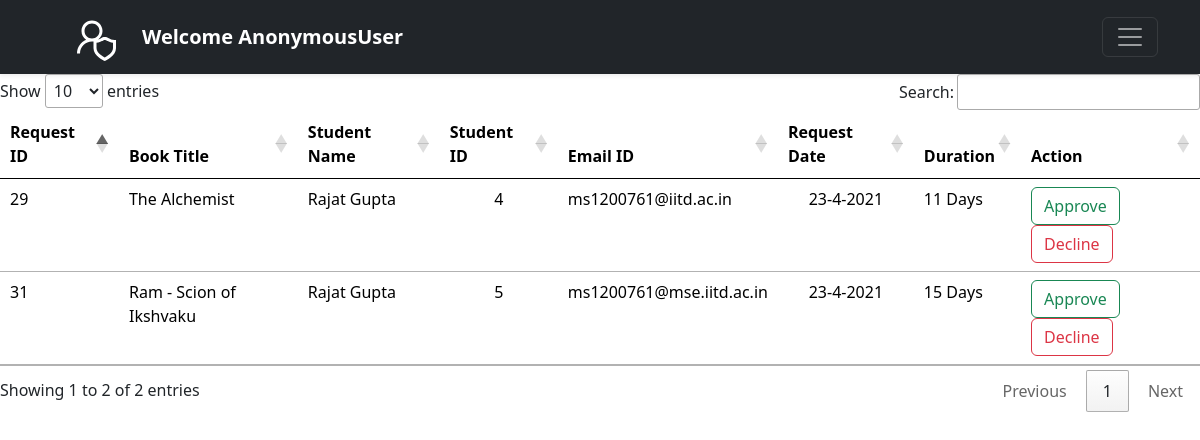
Page /viewrequests/ on the earlier database version.
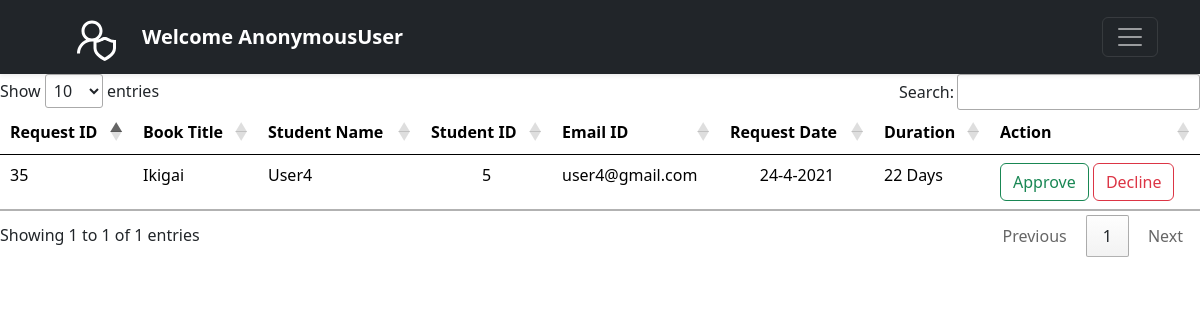
Same page on the later database version.
### librarymanager/models.py (models this page shows)
class IssueRequest(models.Model):
    request_id = models.AutoField(primary_key=True)
    book_name = models.CharField(max_length=50)
    student_name = models.CharField(max_length=50)
    student_id = models.CharField(max_length=50, default="")
    email = models.EmailField(max_length=254)
    duration = models.PositiveIntegerField()
    phone = models.CharField(max_length=12)
    date = models.DateField(auto_now_add=True)
    def __str__(self):
        return self.student_name

### librarymanager/views.py (the view)
# urls.py: path('viewrequests/', views.viewrequests, name='viewrequests'),
def viewrequests(request):
    issuedbooks=IssueRequest.objects.all()
    temp=[]
    for ibook in issuedbooks:
        idate=str(ibook.date.day)+'-'+str(ibook.date.month)+'-'+str(ibook.date.year)
        books=list(Book.objects.filter(book_name=ibook.book_name))
        students=list(IssueRequest.objects.filter(student_name=ibook.student_name))
        j=0
        for bk in books:
            t=(ibook.request_id,ibook.book_name,students[j],ibook.student_id,ibook.email,idate, ibook.duration)
            j=j+1
            temp.append(t)
    return render(request,'librarymanager/viewrequests.html',{'temp':temp})

### librarymanager/templatetags/lib_tags.py (called while the page is built)
@register.filter(name = "has_group")
def has_group(user, group_name):
	group = Group.objects.get(name = group_name)
	return True if group in user.groups.all() else False

### librarymanager/templates/librarymanager/viewrequests.html (shortened to what this page needs)
{% extends 'librarymanager/basic.html' %}
{% block head %}
<link href="http://maxcdn.bootstrapcdn.com/bootstrap/5.0.0/css/bootstrap.min.css" rel="stylesheet"/>
<link rel="stylesheet"
href="http://cdn.datatables.net/1.10.2/css/jquery.dataTables.min.css"/>
{% endblock %}
{% block body %}
{% load lib_tags %}
<table id="dtBasicExample" class="table table-hover">
    <thead>
        <tr>
          <th scope="col">Request ID</th>
          <th scope="col">Book Title</th>
          <th scope="col">Student Name</th>
          <th scope="col">Student ID</th>
          <th scope="col">Email ID</th>
          <th scope="col">Request Date</th>
          <th scope="col">Duration</th>
          <th scope="col" align="center">Action</th>
        </tr>
    </thead>
    <tbody>
          {% for t in temp %}
            <tr>
              <td>{{t.0}}</td>
              <td>{{t.1}}</td>
              <td>{{t.2}}</td>
              <td align="center">{{t.3}}</td>
              <td>{{t.4}}</td>
              <td align="center">{{t.5}}</td>
              <td>{{t.6}} Days</td>
              <td>
                <a href="" class="btn btn-outline-success">
                    Approve
                </a>
                <form action= "{% url 'deleterequest' t.0 %} " method = "POST" class="d-inline">
                    <input type="submit" class="btn btn-outline-danger" value="Decline">
                </form>
              </td>
            </tr>
            {%endfor%}
    </tbody>
</table>
{% endblock %}

### librarymanager/templates/librarymanager/basic.html (shortened to what this page needs)
<!DOCTYPE html>
<html lang="en">
  <head>
    <link
      href="https://cdn.jsdelivr.net/npm/bootstrap@5.0.0-beta3/dist/css/bootstrap.min.css"
      rel="stylesheet"
    />
    {% block head %} {% endblock %}
    <link href="/docs/5.0/dist/css/bootstrap.min.css" rel="stylesheet">
  </head>
  <body>
    {% load static %}
    {% load lib_tags %}
    <header>
      <div class="bg-dark collapse" id="navbarHeader">
      </div>
      <div class="navbar navbar-dark bg-dark shadow-sm">
        <div class="container">
          <a href="/libview" class="navbar-brand d-flex align-items-center">
            <strong>Welcome {{request.user}}</strong>
          </a>
          <button
            class="navbar-toggler collapsed"
            type="button"
            data-bs-toggle="collapse"
            data-bs-target="#navbarHeader"
            aria-controls="navbarHeader"
            aria-expanded="false"
            aria-label="Toggle navigation"
          >
            <span class="navbar-toggler-icon"></span>
          </button>
        </div>
      </div>
    </header>
    {% block body %} {% endblock %}
  </body>
</html>

Differences in the rows shown:
removed IssueRequest: request_id "29", book_name "The Alchemist", student_name "Rajat Gupta", student "4", email "ms1200761@iitd.ac.in", t "23-4-2021", duration "11", t "31", book_name "Ram - Scion of Ikshvaku", t "5", email "ms1200761@mse.iitd.ac.in", t "15"
added IssueRequest: request_id "35", book_name "Ikigai", student_name "User4", student "5", email "user4@gmail.com", t "24-4-2021", duration "22"
Other differences:
text written by a page script: "Show entries Search: Showing 1 to 2 of 2 entries Previous 1 Next" → "Show entries Search: Showing 1 to 1 of 1 entries Previous 1 Next"
